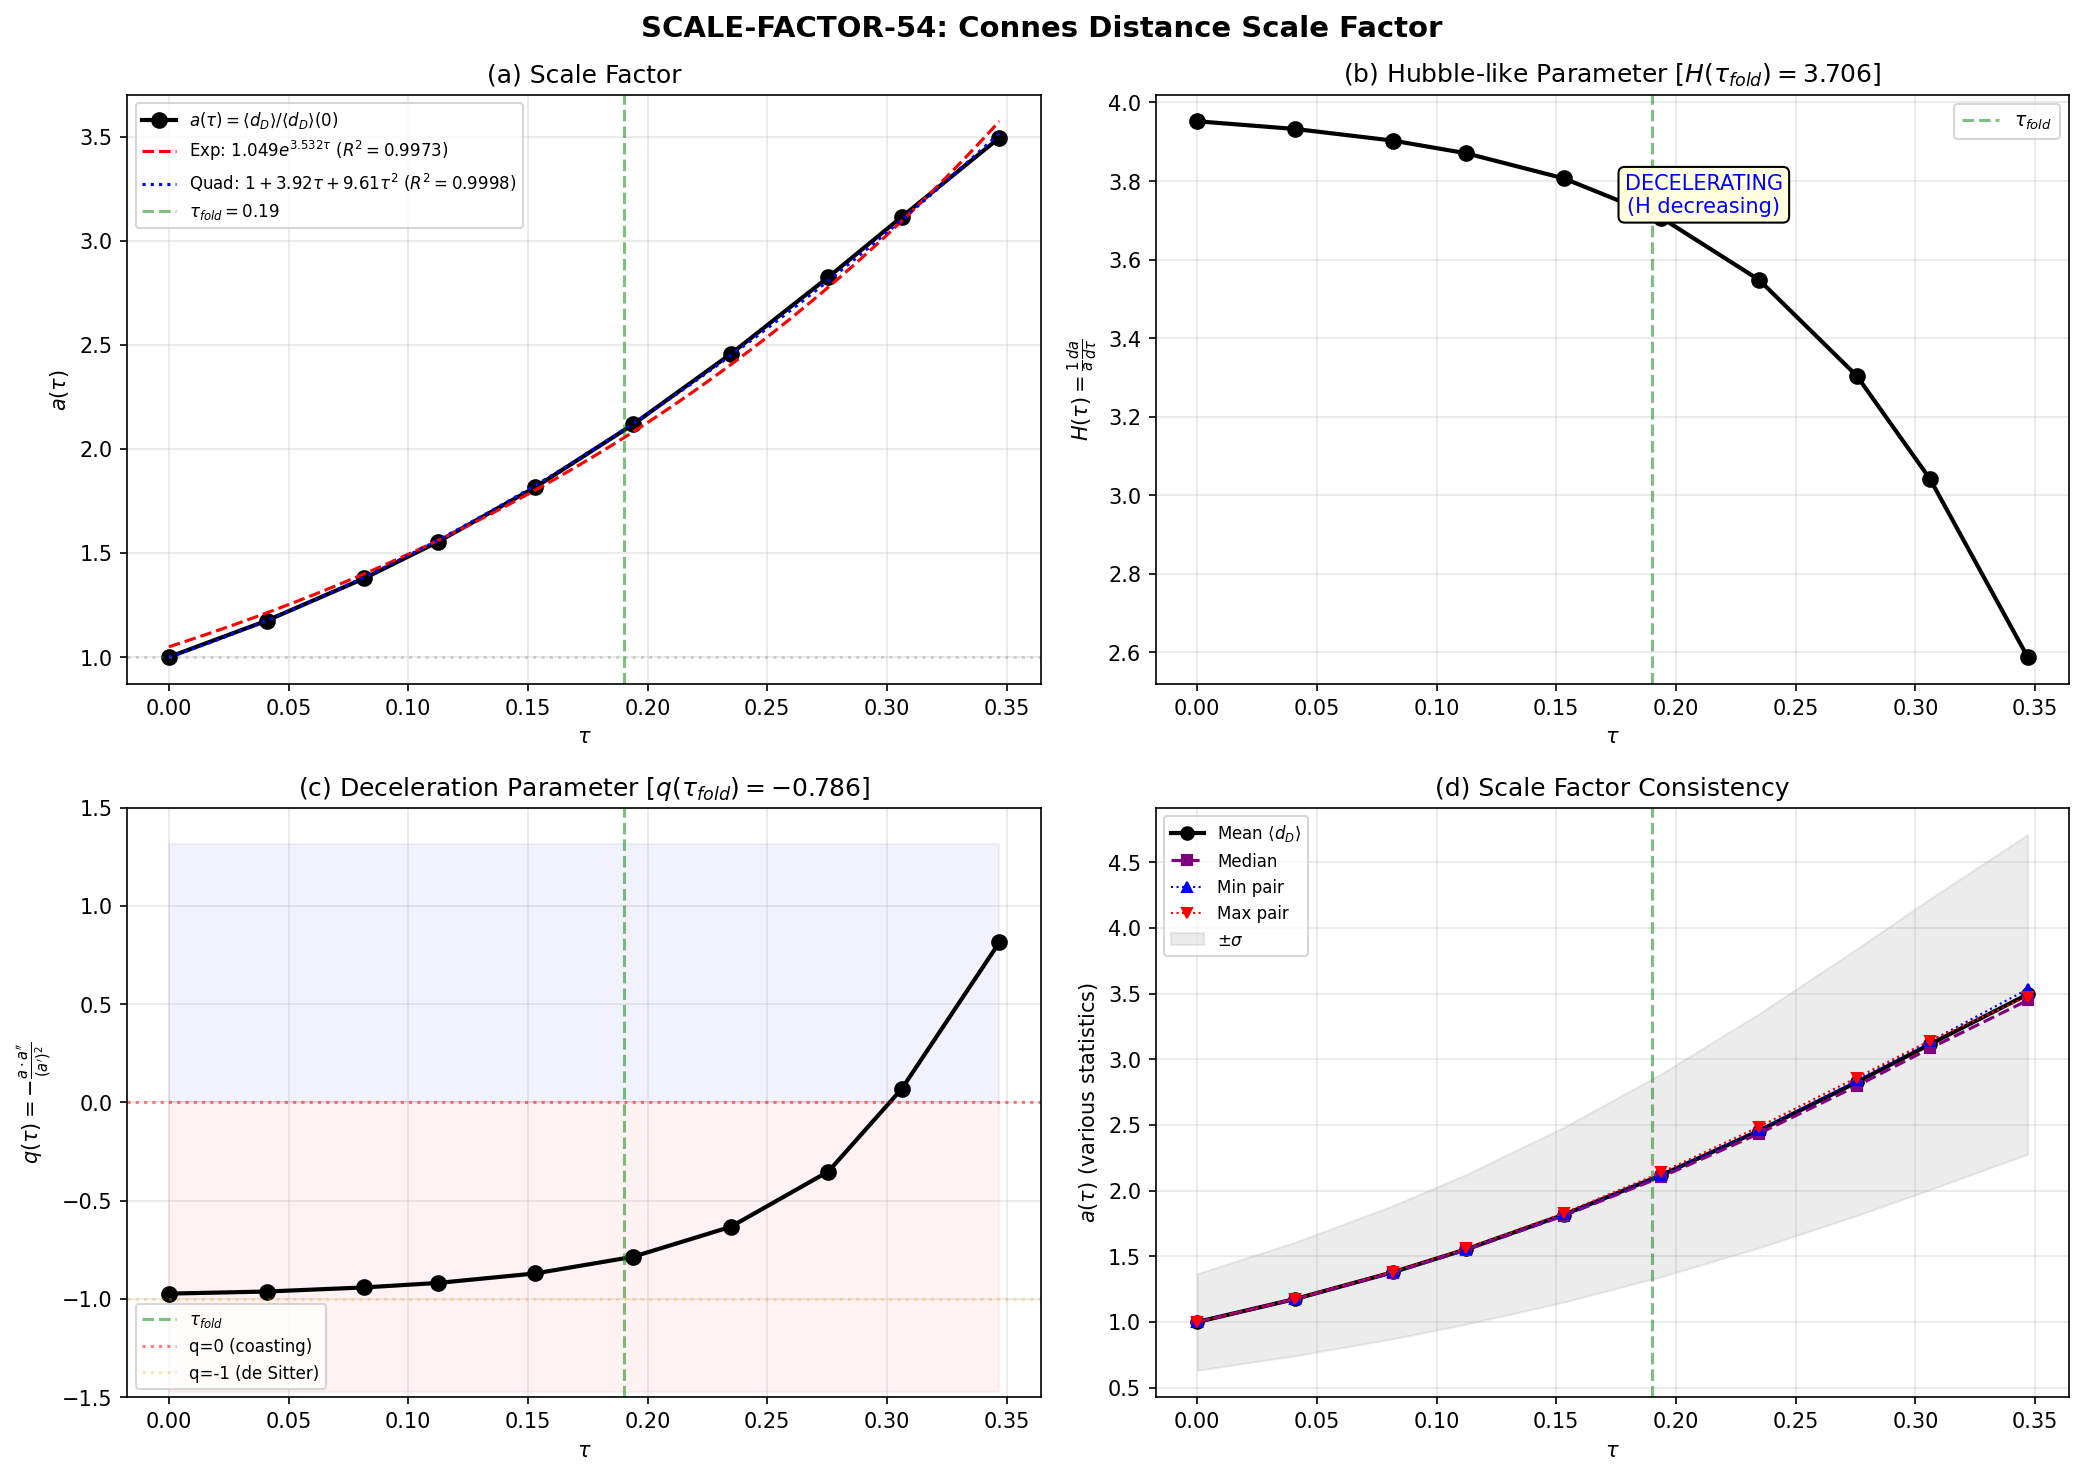

Recreate this plot in Python.
#!/usr/bin/env python3
"""
S54 SCALE-FACTOR-54: Connes Distance as Effective Scale Factor
==============================================================
Gate: SCALE-FACTOR-54
  PASS if a(0.19)/a(0) > 1.05
  INFO if ratio in (1.00, 1.05)
  FAIL if ratio <= 1.00

Method:
  1. Load W1-2 Connes lattice data (s54_connes_latt.npz)
  2. Compute a(tau) = <d_D>(tau) / <d_D>(0)
  3. Compute H(tau) = (1/a) da/dtau  (Hubble-like)
  4. Compute q(tau) = -a * a'' / (a')^2  (deceleration parameter)
  5. Fit to exponential, power-law, quadratic forms
  6. Plot a(tau), H(tau), q(tau)
"""

import numpy as np
from scipy.optimize import curve_fit
from scipy.interpolate import UnivariateSpline
import matplotlib
matplotlib.use("Agg")
import matplotlib.pyplot as plt

import os
SCRIPT_DIR = os.path.dirname(os.path.abspath(__file__))
os.chdir(SCRIPT_DIR)

from canonical_constants import tau_fold

# =========================================================================
# 1. Load data
# =========================================================================
data = np.load("s54_connes_latt.npz", allow_pickle=True)
tau = data["tau_values"]          # (10,)
d_mean = data["mean_distance"]    # (10,) = <d_D>(tau)
d_std = data["std_distance"]      # (10,)
d_min = data["min_distance"]
d_max = data["max_distance"]
d_median = data["median_distance"]

N_tau = len(tau)
print(f"Loaded {N_tau} tau values: {tau}")
print(f"Mean distances: {d_mean}")

# =========================================================================
# 2. Scale factor a(tau) = <d_D>(tau) / <d_D>(0)
# =========================================================================
a0 = d_mean[0]
a = d_mean / a0
print(f"\na(0) = 1 by definition  [<d_D>(0) = {a0:.6f}]")
print(f"Scale factor a(tau):")
for i in range(N_tau):
    print(f"  tau={tau[i]:.4f}  a={a[i]:.6f}  <d_D>={d_mean[i]:.6f}")

# =========================================================================
# 3. Expansion ratio at fold
# =========================================================================
# Find the tau closest to tau_fold
idx_fold = np.argmin(np.abs(tau - tau_fold))
tau_at_fold = tau[idx_fold]
a_at_fold = a[idx_fold]
print(f"\n--- GATE: SCALE-FACTOR-54 ---")
print(f"tau_fold (canonical) = {tau_fold}")
print(f"Nearest grid tau     = {tau_at_fold:.6f} (index {idx_fold})")
print(f"a(fold) = {a_at_fold:.6f}")
print(f"Expansion ratio a(fold)/a(0) = {a_at_fold:.6f}")

if a_at_fold > 1.05:
    verdict = "PASS"
elif a_at_fold > 1.00:
    verdict = "INFO"
else:
    verdict = "FAIL"
print(f"Gate verdict: {verdict} (threshold > 1.05 for PASS)")

# =========================================================================
# 4. H(tau) = (1/a) da/dtau  via spline differentiation
# =========================================================================
# Use cubic spline for smooth derivatives
# k=3 for cubic, s=0 for exact interpolation
spl_a = UnivariateSpline(tau, a, k=3, s=0)
da_dtau = spl_a.derivative()(tau)
d2a_dtau2 = spl_a.derivative(n=2)(tau)

H = da_dtau / a
print(f"\nHubble-like parameter H(tau) = (1/a) da/dtau:")
for i in range(N_tau):
    print(f"  tau={tau[i]:.4f}  H={H[i]:.4f}")

H_at_fold = H[idx_fold]
print(f"H(fold) = {H_at_fold:.4f}")

# =========================================================================
# 5. q(tau) = -a * a'' / (a')^2  deceleration parameter
# =========================================================================
# q < 0 => acceleration, q > 0 => deceleration, q = 0 => constant rate
# Avoid division by zero
q = np.full_like(a, np.nan)
mask = da_dtau**2 > 1e-20
q[mask] = -a[mask] * d2a_dtau2[mask] / da_dtau[mask]**2
print(f"\nDeceleration parameter q(tau) = -a*a''/(a')^2:")
for i in range(N_tau):
    print(f"  tau={tau[i]:.4f}  q={q[i]:.4f}")

q_at_fold = q[idx_fold]
print(f"q(fold) = {q_at_fold:.4f}")
if q_at_fold < 0:
    print("  => ACCELERATING expansion at fold")
elif q_at_fold > 0:
    print("  => DECELERATING expansion at fold")
else:
    print("  => COASTING at fold")

# =========================================================================
# 6. Functional fits
# =========================================================================
# (a) Exponential: a(tau) = A * exp(B * tau)
def f_exp(t, A, B):
    return A * np.exp(B * t)

popt_exp, pcov_exp = curve_fit(f_exp, tau, a, p0=[1.0, 3.0])
A_exp, B_exp = popt_exp
a_fit_exp = f_exp(tau, *popt_exp)
residual_exp = np.sqrt(np.mean((a - a_fit_exp)**2))
R2_exp = 1 - np.sum((a - a_fit_exp)**2) / np.sum((a - np.mean(a))**2)
print(f"\n--- Fit: Exponential a = A*exp(B*tau) ---")
print(f"  A = {A_exp:.6f}, B = {B_exp:.6f}")
print(f"  RMSE = {residual_exp:.6e}, R^2 = {R2_exp:.6f}")

# (b) Power law: a(tau) = A * (tau + tau_0)^n  (offset to avoid tau=0 singularity)
# Actually try a(tau) = 1 + C*tau^n (since a(0)=1)
def f_power(t, C, n):
    return 1 + C * t**n

try:
    popt_pow, pcov_pow = curve_fit(f_power, tau[1:], a[1:], p0=[10.0, 1.0], maxfev=5000)
    C_pow, n_pow = popt_pow
    a_fit_pow = np.zeros_like(a)
    a_fit_pow[0] = 1.0
    a_fit_pow[1:] = f_power(tau[1:], *popt_pow)
    residual_pow = np.sqrt(np.mean((a - a_fit_pow)**2))
    R2_pow = 1 - np.sum((a - a_fit_pow)**2) / np.sum((a - np.mean(a))**2)
    print(f"\n--- Fit: Power-law a = 1 + C*tau^n ---")
    print(f"  C = {C_pow:.6f}, n = {n_pow:.6f}")
    print(f"  RMSE = {residual_pow:.6e}, R^2 = {R2_pow:.6f}")
except Exception as e:
    print(f"\nPower-law fit failed: {e}")
    C_pow, n_pow = np.nan, np.nan
    R2_pow = -1

# (c) Quadratic: a(tau) = 1 + alpha*tau + beta*tau^2
def f_quad(t, alpha, beta):
    return 1.0 + alpha * t + beta * t**2

popt_quad, pcov_quad = curve_fit(f_quad, tau, a, p0=[3.0, 5.0])
alpha_q, beta_q = popt_quad
a_fit_quad = f_quad(tau, *popt_quad)
residual_quad = np.sqrt(np.mean((a - a_fit_quad)**2))
R2_quad = 1 - np.sum((a - a_fit_quad)**2) / np.sum((a - np.mean(a))**2)
print(f"\n--- Fit: Quadratic a = 1 + alpha*tau + beta*tau^2 ---")
print(f"  alpha = {alpha_q:.6f}, beta = {beta_q:.6f}")
print(f"  RMSE = {residual_quad:.6e}, R^2 = {R2_quad:.6f}")

# (d) Linear: a(tau) = 1 + c*tau
def f_lin(t, c):
    return 1.0 + c * t

popt_lin, _ = curve_fit(f_lin, tau, a)
c_lin = popt_lin[0]
a_fit_lin = f_lin(tau, *popt_lin)
R2_lin = 1 - np.sum((a - a_fit_lin)**2) / np.sum((a - np.mean(a))**2)
print(f"\n--- Fit: Linear a = 1 + c*tau ---")
print(f"  c = {c_lin:.6f}")
print(f"  R^2 = {R2_lin:.6f}")

# Summary of fits
print(f"\n=== FIT COMPARISON (R^2) ===")
print(f"  Exponential: R^2 = {R2_exp:.6f}")
print(f"  Quadratic:   R^2 = {R2_quad:.6f}")
print(f"  Power-law:   R^2 = {R2_pow:.6f}")
print(f"  Linear:      R^2 = {R2_lin:.6f}")

# =========================================================================
# 7. Cross-check with W1-2 fit: a(tau) = 1.014 * exp(3.651 * tau)
# =========================================================================
a_w12 = 1.014 * np.exp(3.651 * tau)
R2_w12 = 1 - np.sum((a - a_w12)**2) / np.sum((a - np.mean(a))**2)
print(f"\n--- W1-2 cross-check: a = 1.014*exp(3.651*tau) ---")
print(f"  R^2 = {R2_w12:.6f}")
print(f"  This fit: A={A_exp:.4f}, B={B_exp:.4f}")
print(f"  W1-2 fit: A=1.014, B=3.651")
print(f"  Deviation: dA={A_exp-1.014:.4f}, dB={B_exp-3.651:.4f}")

# Note: W1-2 was fitting <d_D> directly, we're fitting a = <d_D>/<d_D>(0).
# The W1-2 fit gives: a(tau) = (1.014/a0)*exp(3.651*tau)
# which should be a(tau) = (1.014/0.9916)*exp(3.651*tau) = 1.0226*exp(3.651*tau)
# So A_exp should be close to 1.0226, not 1.014
a_w12_normalized = (1.014 / a0) * np.exp(3.651 * tau)
R2_w12_norm = 1 - np.sum((a - a_w12_normalized)**2) / np.sum((a - np.mean(a))**2)
print(f"\n  W1-2 normalized: a = ({1.014/a0:.4f})*exp(3.651*tau)")
print(f"  R^2 (normalized) = {R2_w12_norm:.6f}")

# =========================================================================
# 8. Additional diagnostics
# =========================================================================
# Scale factor from median, min, max
a_median = d_median / d_median[0]
a_min = d_min / d_min[0]
a_max = d_max / d_max[0]

# Relative dispersion sigma/mean as function of tau
rel_disp = d_std / d_mean
print(f"\nRelative dispersion sigma/<d> at each tau:")
for i in range(N_tau):
    print(f"  tau={tau[i]:.4f}  sigma/mean={rel_disp[i]:.4f}")
print(f"  Mean relative dispersion: {np.mean(rel_disp):.4f}")
print(f"  Variation of rel. disp.: {np.std(rel_disp)/np.mean(rel_disp)*100:.2f}%")

# =========================================================================
# 9. Plots
# =========================================================================
fig, axes = plt.subplots(2, 2, figsize=(14, 10))
fig.suptitle("SCALE-FACTOR-54: Connes Distance Scale Factor", fontsize=14, fontweight="bold")

# --- Panel (a): Scale factor a(tau) ---
ax = axes[0, 0]
ax.plot(tau, a, "ko-", ms=7, lw=2, label=r"$a(\tau) = \langle d_D \rangle / \langle d_D \rangle(0)$")
tau_dense = np.linspace(0, tau[-1], 200)
ax.plot(tau_dense, f_exp(tau_dense, *popt_exp), "r--", lw=1.5,
        label=rf"Exp: ${A_exp:.3f} e^{{{B_exp:.3f}\tau}}$ ($R^2={R2_exp:.4f}$)")
ax.plot(tau_dense, f_quad(tau_dense, *popt_quad), "b:", lw=1.5,
        label=rf"Quad: $1+{alpha_q:.2f}\tau+{beta_q:.2f}\tau^2$ ($R^2={R2_quad:.4f}$)")
ax.axvline(tau_fold, color="green", ls="--", alpha=0.5, label=rf"$\tau_{{fold}}={tau_fold}$")
ax.axhline(1.0, color="gray", ls=":", alpha=0.3)
ax.set_xlabel(r"$\tau$")
ax.set_ylabel(r"$a(\tau)$")
ax.set_title("(a) Scale Factor")
ax.legend(fontsize=8)
ax.grid(True, alpha=0.3)

# --- Panel (b): H(tau) Hubble-like parameter ---
ax = axes[0, 1]
ax.plot(tau, H, "ko-", ms=7, lw=2)
ax.axvline(tau_fold, color="green", ls="--", alpha=0.5, label=rf"$\tau_{{fold}}$")
ax.set_xlabel(r"$\tau$")
ax.set_ylabel(r"$H(\tau) = \frac{1}{a}\frac{da}{d\tau}$")
ax.set_title(rf"(b) Hubble-like Parameter [$H(\tau_{{fold}})={H_at_fold:.3f}$]")
ax.legend(fontsize=9)
ax.grid(True, alpha=0.3)

# Add annotation about deceleration
H_range = H[-1] - H[0]
if H_range < 0:
    ax.annotate("DECELERATING\n(H decreasing)", xy=(0.6, 0.8), xycoords="axes fraction",
                fontsize=10, color="blue", ha="center",
                bbox=dict(boxstyle="round,pad=0.3", facecolor="lightyellow"))

# --- Panel (c): q(tau) deceleration parameter ---
ax = axes[1, 0]
ax.plot(tau, q, "ko-", ms=7, lw=2)
ax.axvline(tau_fold, color="green", ls="--", alpha=0.5, label=rf"$\tau_{{fold}}$")
ax.axhline(0, color="red", ls=":", alpha=0.5, label="q=0 (coasting)")
ax.axhline(-1, color="orange", ls=":", alpha=0.3, label="q=-1 (de Sitter)")
ax.set_xlabel(r"$\tau$")
ax.set_ylabel(r"$q(\tau) = -\frac{a \cdot a''}{(a')^2}$")
ax.set_title(rf"(c) Deceleration Parameter [$q(\tau_{{fold}})={q_at_fold:.3f}$]")
ax.legend(fontsize=8)
ax.grid(True, alpha=0.3)

# Shade acceleration vs deceleration
ax.fill_between(tau, np.min(q)-0.5, 0, alpha=0.05, color="red", label="Acceleration")
ax.fill_between(tau, 0, np.max(q)+0.5, alpha=0.05, color="blue", label="Deceleration")
ax.set_ylim(min(np.nanmin(q)-0.3, -1.5), max(np.nanmax(q)+0.3, 1.5))

# --- Panel (d): Multi-statistic scale factors ---
ax = axes[1, 1]
ax.plot(tau, a, "ko-", ms=6, lw=2, label=r"Mean $\langle d_D \rangle$")
ax.plot(tau, a_median, "s--", color="purple", ms=5, lw=1.5, label="Median")
ax.plot(tau, a_min, "^:", color="blue", ms=5, lw=1, label="Min pair")
ax.plot(tau, a_max, "v:", color="red", ms=5, lw=1, label="Max pair")
ax.fill_between(tau, a - d_std/a0, a + d_std/a0, alpha=0.15, color="gray", label=r"$\pm\sigma$")
ax.axvline(tau_fold, color="green", ls="--", alpha=0.5)
ax.set_xlabel(r"$\tau$")
ax.set_ylabel(r"$a(\tau)$ (various statistics)")
ax.set_title("(d) Scale Factor Consistency")
ax.legend(fontsize=8)
ax.grid(True, alpha=0.3)

plt.tight_layout()
plt.savefig("s54_scale_factor.png", dpi=150, bbox_inches="tight")
print(f"\nPlot saved: s54_scale_factor.png")

# =========================================================================
# 10. Final summary
# =========================================================================
print("\n" + "="*70)
print("SCALE-FACTOR-54 FINAL SUMMARY")
print("="*70)
print(f"Scale factor a(tau) = <d_D>(tau) / <d_D>(0)")
print(f"  <d_D>(0) = {a0:.6f}")
print(f"  <d_D>(fold) = {d_mean[idx_fold]:.6f}")
print(f"  a(fold) = {a_at_fold:.6f}")
print(f"")
print(f"GATE: SCALE-FACTOR-54")
print(f"  Criterion: a(fold)/a(0) > 1.05")
print(f"  Measured:  a(fold)/a(0) = {a_at_fold:.6f}")
print(f"  Verdict:   {verdict}")
print(f"")
print(f"Hubble-like H(tau):")
print(f"  H(0)    = {H[0]:.4f}")
print(f"  H(fold) = {H_at_fold:.4f}")
print(f"  H(max)  = {H[-1]:.4f}")
print(f"  H decreasing: {H[-1] < H[0]}")
print(f"")
print(f"Deceleration q(tau):")
print(f"  q(fold) = {q_at_fold:.4f}")
print(f"  q < 0 => accelerating, q > 0 => decelerating")
print(f"  Expansion type at fold: {'ACCELERATING' if q_at_fold < 0 else 'DECELERATING'}")
print(f"")
print(f"Best fit: Exponential a = {A_exp:.4f} * exp({B_exp:.4f} * tau)")
print(f"  R^2 = {R2_exp:.6f}")
print(f"  W1-2 comparison: A=1.014, B=3.651 (raw), normalized A={1.014/a0:.4f}")
print(f"  Fit ranking: Exp({R2_exp:.4f}) > Quad({R2_quad:.4f}) > Power({R2_pow:.4f}) > Lin({R2_lin:.4f})")
print(f"")
print(f"Relative dispersion sigma/<d> = {np.mean(rel_disp):.4f} (mean)")
print(f"  Variation: {np.std(rel_disp)/np.mean(rel_disp)*100:.2f}%")
print(f"  => Self-similar expansion (dispersion tracks mean)")
print("="*70)

# =========================================================================
# 11. Save results
# =========================================================================
np.savez("s54_scale_factor.npz",
         tau=tau,
         a=a,
         H=H,
         q=q,
         d_mean=d_mean,
         d_std=d_std,
         a_at_fold=a_at_fold,
         H_at_fold=H_at_fold,
         q_at_fold=q_at_fold,
         A_exp=A_exp, B_exp=B_exp, R2_exp=R2_exp,
         alpha_q=alpha_q, beta_q=beta_q, R2_quad=R2_quad,
         gate_verdict=verdict,
         rel_disp=rel_disp)
print("Data saved: s54_scale_factor.npz")
